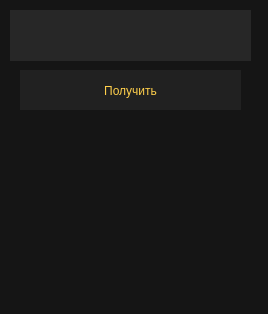
<?xml version="1.0" encoding="UTF-8"?>
<ui version="4.0">
 <class>MainWindow</class>
 <widget class="QMainWindow" name="MainWindow">
  <property name="geometry">
   <rect>
    <x>0</x>
    <y>0</y>
    <width>268</width>
    <height>314</height>
   </rect>
  </property>
  <property name="windowTitle">
   <string>Weather</string>
  </property>
  <property name="windowIcon">
   <iconset>
    <normaloff>../../../../../Pictures/Status-weather-clouds-icon.png</normaloff>../../../../../Pictures/Status-weather-clouds-icon.png</iconset>
  </property>
  <property name="styleSheet">
   <string notr="true">background-color:#151515;</string>
  </property>
  <widget class="QWidget" name="centralwidget">
   <widget class="QPushButton" name="pushButton">
    <property name="geometry">
     <rect>
      <x>20</x>
      <y>70</y>
      <width>221</width>
      <height>41</height>
     </rect>
    </property>
    <property name="styleSheet">
     <string notr="true">QPushButton{
font: 14pt &quot;MS Shell Dlg 2&quot;;
color:#FFCF4B;
background-color:#212121;
border:none;
}
QPushButton:hover{
color:#f2c44e;
background-color:#2A2A2A;
}
QPushButton:presed{
color:#E1A331;
}</string>
    </property>
    <property name="text">
     <string>Получить</string>
    </property>
   </widget>
   <widget class="QLabel" name="label">
    <property name="geometry">
     <rect>
      <x>10</x>
      <y>110</y>
      <width>251</width>
      <height>161</height>
     </rect>
    </property>
    <property name="styleSheet">
     <string notr="true">color:#CCC;
font: 14pt &quot;MS Shell Dlg 2&quot;;</string>
    </property>
    <property name="text">
     <string/>
    </property>
   </widget>
   <widget class="QLineEdit" name="lineEdit">
    <property name="geometry">
     <rect>
      <x>10</x>
      <y>10</y>
      <width>241</width>
      <height>51</height>
     </rect>
    </property>
    <property name="styleSheet">
     <string notr="true">color:#FFCF4B;
background-color:#272727;
border:none;
font: 75 14pt &quot;MS Shell Dlg 2&quot;;
</string>
    </property>
    <property name="text">
     <string/>
    </property>
   </widget>
  </widget>
  <widget class="QMenuBar" name="menubar">
   <property name="geometry">
    <rect>
     <x>0</x>
     <y>0</y>
     <width>268</width>
     <height>21</height>
    </rect>
   </property>
  </widget>
  <widget class="QStatusBar" name="statusbar"/>
 </widget>
 <resources/>
 <connections/>
</ui>
